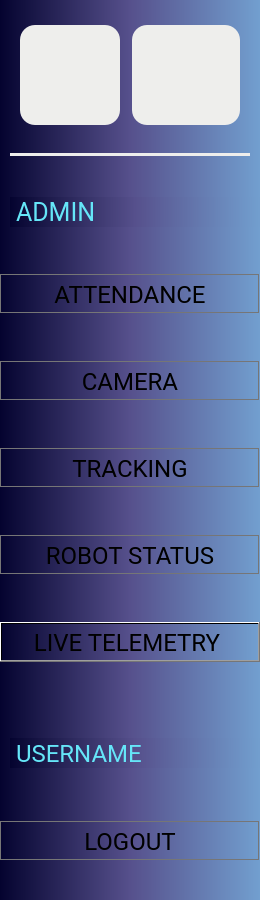
      <widget class="QWidget" name="Dashboard_main">
       <property name="sizePolicy">
        <sizepolicy hsizetype="Preferred" vsizetype="Preferred">
         <horstretch>0</horstretch>
         <verstretch>0</verstretch>
        </sizepolicy>
       </property>
       <property name="minimumSize">
        <size>
         <width>240</width>
         <height>900</height>
        </size>
       </property>
       <property name="maximumSize">
        <size>
         <width>350</width>
         <height>1080</height>
        </size>
       </property>
       <property name="font">
        <font>
         <family>Roboto</family>
        </font>
       </property>
       <property name="styleSheet">
        <string notr="true">QWidget {
background-color: qlineargradient(spread: pad, x1:0, y1:0, x2:1, y2:0, stop:0 rgb(4, 3, 47), stop:0.5 rgb(86, 80, 140), stop:1 rgb(114, 159, 207))
}</string>
       </property>
       <layout class="QVBoxLayout" name="verticalLayout" stretch="0,1">
        <property name="spacing">
         <number>0</number>
        </property>
        <property name="leftMargin">
         <number>0</number>
        </property>
        <property name="topMargin">
         <number>0</number>
        </property>
        <property name="rightMargin">
         <number>0</number>
        </property>
        <property name="bottomMargin">
         <number>0</number>
        </property>
        <item>
         <widget class="QFrame" name="Main_Logo">
          <property name="sizePolicy">
           <sizepolicy hsizetype="Preferred" vsizetype="Preferred">
            <horstretch>0</horstretch>
            <verstretch>0</verstretch>
           </sizepolicy>
          </property>
          <property name="minimumSize">
           <size>
            <width>260</width>
            <height>100</height>
           </size>
          </property>
          <property name="maximumSize">
           <size>
            <width>16777215</width>
            <height>300</height>
           </size>
          </property>
          <property name="styleSheet">
           <string notr="true"/>
          </property>
          <property name="frameShape">
           <enum>QFrame::NoFrame</enum>
          </property>
          <property name="frameShadow">
           <enum>QFrame::Plain</enum>
          </property>
          <property name="lineWidth">
           <number>0</number>
          </property>
          <layout class="QGridLayout" name="gridLayout_5" columnstretch="0,0,0">
           <property name="sizeConstraint">
            <enum>QLayout::SetDefaultConstraint</enum>
           </property>
           <property name="leftMargin">
            <number>20</number>
           </property>
           <property name="topMargin">
            <number>25</number>
           </property>
           <property name="rightMargin">
            <number>20</number>
           </property>
           <property name="bottomMargin">
            <number>20</number>
           </property>
           <property name="horizontalSpacing">
            <number>12</number>
           </property>
           <property name="verticalSpacing">
            <number>0</number>
           </property>
           <item row="0" column="1">
            <widget class="QLabel" name="Logo_BK_2">
             <property name="sizePolicy">
              <sizepolicy hsizetype="Preferred" vsizetype="Preferred">
               <horstretch>0</horstretch>
               <verstretch>0</verstretch>
              </sizepolicy>
             </property>
             <property name="minimumSize">
              <size>
               <width>100</width>
               <height>100</height>
              </size>
             </property>
             <property name="maximumSize">
              <size>
               <width>150</width>
               <height>150</height>
              </size>
             </property>
             <property name="styleSheet">
              <string notr="true">background-color: rgb(238, 238, 236);
border-radius:  15px;</string>
             </property>
             <property name="text">
              <string/>
             </property>
             <property name="pixmap">
              <pixmap resource="resources/resources.qrc">:/logos/Logos/Logo BK.png</pixmap>
             </property>
             <property name="scaledContents">
              <bool>true</bool>
             </property>
             <property name="alignment">
              <set>Qt::AlignCenter</set>
             </property>
            </widget>
           </item>
           <item row="0" column="2">
            <widget class="QLabel" name="Logo_fab_2">
             <property name="sizePolicy">
              <sizepolicy hsizetype="Expanding" vsizetype="Minimum">
               <horstretch>0</horstretch>
               <verstretch>0</verstretch>
              </sizepolicy>
             </property>
             <property name="minimumSize">
              <size>
               <width>100</width>
               <height>100</height>
              </size>
             </property>
             <property name="maximumSize">
              <size>
               <width>150</width>
               <height>150</height>
              </size>
             </property>
             <property name="font">
              <font>
               <family>Roboto</family>
               <weight>75</weight>
               <bold>true</bold>
              </font>
             </property>
             <property name="styleSheet">
              <string notr="true">background-color: rgb(238, 238, 236);
border-radius:  15px;</string>
             </property>
             <property name="text">
              <string/>
             </property>
             <property name="pixmap">
              <pixmap resource="resources/resources.qrc">:/logos/Logos/Fablab Logo-aftercut.png</pixmap>
             </property>
             <property name="scaledContents">
              <bool>true</bool>
             </property>
             <property name="alignment">
              <set>Qt::AlignCenter</set>
             </property>
            </widget>
           </item>
          </layout>
         </widget>
        </item>
        <item>
         <widget class="QFrame" name="Main_btn">
          <property name="sizePolicy">
           <sizepolicy hsizetype="Preferred" vsizetype="Preferred">
            <horstretch>0</horstretch>
            <verstretch>0</verstretch>
           </sizepolicy>
          </property>
          <property name="minimumSize">
           <size>
            <width>260</width>
            <height>750</height>
           </size>
          </property>
          <property name="maximumSize">
           <size>
            <width>16777215</width>
            <height>780</height>
           </size>
          </property>
          <property name="font">
           <font>
            <family>Roboto</family>
           </font>
          </property>
          <property name="styleSheet">
           <string notr="true"/>
          </property>
          <property name="frameShape">
           <enum>QFrame::NoFrame</enum>
          </property>
          <property name="frameShadow">
           <enum>QFrame::Raised</enum>
          </property>
          <property name="lineWidth">
           <number>0</number>
          </property>
          <layout class="QVBoxLayout" name="verticalLayout_6" stretch="0,0,0">
           <property name="spacing">
            <number>0</number>
           </property>
           <property name="leftMargin">
            <number>0</number>
           </property>
           <property name="topMargin">
            <number>0</number>
           </property>
           <property name="rightMargin">
            <number>0</number>
           </property>
           <property name="bottomMargin">
            <number>0</number>
           </property>
           <item>
            <widget class="QFrame" name="Main_line">
             <property name="minimumSize">
              <size>
               <width>260</width>
               <height>20</height>
              </size>
             </property>
             <property name="maximumSize">
              <size>
               <width>16777215</width>
               <height>20</height>
              </size>
             </property>
             <property name="contextMenuPolicy">
              <enum>Qt::NoContextMenu</enum>
             </property>
             <property name="frameShape">
              <enum>QFrame::NoFrame</enum>
             </property>
             <property name="frameShadow">
              <enum>QFrame::Raised</enum>
             </property>
             <property name="lineWidth">
              <number>0</number>
             </property>
             <layout class="QHBoxLayout" name="horizontalLayout_2">
              <property name="spacing">
               <number>0</number>
              </property>
              <property name="leftMargin">
               <number>10</number>
              </property>
              <property name="topMargin">
               <number>0</number>
              </property>
              <property name="rightMargin">
               <number>10</number>
              </property>
              <property name="bottomMargin">
               <number>0</number>
              </property>
              <item>
               <widget class="QFrame" name="Line_3">
                <property name="sizePolicy">
                 <sizepolicy hsizetype="Preferred" vsizetype="Preferred">
                  <horstretch>0</horstretch>
                  <verstretch>0</verstretch>
                 </sizepolicy>
                </property>
                <property name="maximumSize">
                 <size>
                  <width>16777215</width>
                  <height>3</height>
                 </size>
                </property>
                <property name="sizeIncrement">
                 <size>
                  <width>0</width>
                  <height>0</height>
                 </size>
                </property>
                <property name="layoutDirection">
                 <enum>Qt::LeftToRight</enum>
                </property>
                <property name="styleSheet">
                 <string notr="true">background-color: rgb(238, 238, 236);</string>
                </property>
                <property name="frameShape">
                 <enum>QFrame::NoFrame</enum>
                </property>
                <property name="frameShadow">
                 <enum>QFrame::Raised</enum>
                </property>
                <property name="lineWidth">
                 <number>3</number>
                </property>
               </widget>
              </item>
             </layout>
            </widget>
           </item>
           <item>
            <widget class="QFrame" name="Main__frame_admin">
             <property name="maximumSize">
              <size>
               <width>16777215</width>
               <height>600</height>
              </size>
             </property>
             <property name="frameShape">
              <enum>QFrame::NoFrame</enum>
             </property>
             <property name="frameShadow">
              <enum>QFrame::Raised</enum>
             </property>
             <layout class="QVBoxLayout" name="verticalLayout_8">
              <property name="spacing">
               <number>15</number>
              </property>
              <property name="leftMargin">
               <number>0</number>
              </property>
              <property name="topMargin">
               <number>0</number>
              </property>
              <property name="rightMargin">
               <number>0</number>
              </property>
              <property name="bottomMargin">
               <number>0</number>
              </property>
              <item>
               <widget class="QLabel" name="Label_admin">
                <property name="minimumSize">
                 <size>
                  <width>0</width>
                  <height>20</height>
                 </size>
                </property>
                <property name="maximumSize">
                 <size>
                  <width>16777215</width>
                  <height>30</height>
                 </size>
                </property>
                <property name="font">
                 <font>
                  <family>Roboto</family>
                  <pointsize>19</pointsize>
                 </font>
                </property>
                <property name="styleSheet">
                 <string notr="true">color: rgb(101, 230, 248);
margin-left: 10px;
</string>
                </property>
                <property name="text">
                 <string>ADMIN</string>
                </property>
                <property name="alignment">
                 <set>Qt::AlignLeading|Qt::AlignLeft|Qt::AlignVCenter</set>
                </property>
                <property name="margin">
                 <number>0</number>
                </property>
               </widget>
              </item>
              <item>
               <widget class="QPushButton" name="Main_btn_attendance">
                <property name="minimumSize">
                 <size>
                  <width>0</width>
                  <height>40</height>
                 </size>
                </property>
                <property name="font">
                 <font>
                  <family>Roboto</family>
                  <pointsize>18</pointsize>
                  <kerning>true</kerning>
                 </font>
                </property>
                <property name="focusPolicy">
                 <enum>Qt::NoFocus</enum>
                </property>
                <property name="text">
                 <string>ATTENDANCE</string>
                </property>
                <property name="default">
                 <bool>true</bool>
                </property>
                <property name="flat">
                 <bool>true</bool>
                </property>
               </widget>
              </item>
              <item>
               <widget class="QPushButton" name="Main_btn_camera">
                <property name="minimumSize">
                 <size>
                  <width>0</width>
                  <height>40</height>
                 </size>
                </property>
                <property name="font">
                 <font>
                  <family>Roboto</family>
                  <pointsize>18</pointsize>
                 </font>
                </property>
                <property name="focusPolicy">
                 <enum>Qt::NoFocus</enum>
                </property>
                <property name="text">
                 <string>CAMERA</string>
                </property>
                <property name="default">
                 <bool>true</bool>
                </property>
                <property name="flat">
                 <bool>true</bool>
                </property>
               </widget>
              </item>
              <item>
               <widget class="QPushButton" name="Main_btn_tracking">
                <property name="minimumSize">
                 <size>
                  <width>0</width>
                  <height>40</height>
                 </size>
                </property>
                <property name="font">
                 <font>
                  <family>Roboto</family>
                  <pointsize>18</pointsize>
                 </font>
                </property>
                <property name="focusPolicy">
                 <enum>Qt::NoFocus</enum>
                </property>
                <property name="text">
                 <string>TRACKING</string>
                </property>
                <property name="default">
                 <bool>true</bool>
                </property>
                <property name="flat">
                 <bool>true</bool>
                </property>
               </widget>
              </item>
              <item>
               <widget class="QPushButton" name="Main_btn_robotstatus">
                <property name="minimumSize">
                 <size>
                  <width>0</width>
                  <height>40</height>
                 </size>
                </property>
                <property name="font">
                 <font>
                  <family>Roboto</family>
                  <pointsize>18</pointsize>
                 </font>
                </property>
                <property name="focusPolicy">
                 <enum>Qt::NoFocus</enum>
                </property>
                <property name="text">
                 <string>ROBOT STATUS</string>
                </property>
                <property name="default">
                 <bool>true</bool>
                </property>
                <property name="flat">
                 <bool>true</bool>
                </property>
               </widget>
              </item>
              <item>
               <widget class="QPushButton" name="Main_btn_data">
                <property name="minimumSize">
                 <size>
                  <width>0</width>
                  <height>40</height>
                 </size>
                </property>
                <property name="font">
                 <font>
                  <family>Roboto</family>
                  <pointsize>18</pointsize>
                 </font>
                </property>
                <property name="text">
                 <string>LIVE TELEMETRY </string>
                </property>
               </widget>
              </item>
             </layout>
            </widget>
           </item>
           <item>
            <widget class="QFrame" name="Main_frame_admin">
             <property name="maximumSize">
              <size>
               <width>16777215</width>
               <height>200</height>
              </size>
             </property>
             <property name="frameShape">
              <enum>QFrame::NoFrame</enum>
             </property>
             <property name="frameShadow">
              <enum>QFrame::Raised</enum>
             </property>
             <layout class="QVBoxLayout" name="verticalLayout_9">
              <property name="spacing">
               <number>15</number>
              </property>
              <property name="leftMargin">
               <number>0</number>
              </property>
              <property name="topMargin">
               <number>0</number>
              </property>
              <property name="rightMargin">
               <number>0</number>
              </property>
              <property name="bottomMargin">
               <number>0</number>
              </property>
              <item>
               <widget class="QLabel" name="Account_username">
                <property name="minimumSize">
                 <size>
                  <width>0</width>
                  <height>20</height>
                 </size>
                </property>
                <property name="maximumSize">
                 <size>
                  <width>16777215</width>
                  <height>30</height>
                 </size>
                </property>
                <property name="font">
                 <font>
                  <family>Roboto</family>
                  <pointsize>18</pointsize>
                 </font>
                </property>
                <property name="styleSheet">
                 <string notr="true">color: rgb(101, 230, 248);
margin-left: 10px;
</string>
                </property>
                <property name="text">
                 <string>USERNAME</string>
                </property>
                <property name="alignment">
                 <set>Qt::AlignLeading|Qt::AlignLeft|Qt::AlignVCenter</set>
                </property>
                <property name="margin">
                 <number>0</number>
                </property>
               </widget>
              </item>
              <item>
               <widget class="QPushButton" name="Account__btnlogout">
                <property name="minimumSize">
                 <size>
                  <width>0</width>
                  <height>40</height>
                 </size>
                </property>
                <property name="font">
                 <font>
                  <family>Roboto</family>
                  <pointsize>18</pointsize>
                 </font>
                </property>
                <property name="focusPolicy">
                 <enum>Qt::NoFocus</enum>
                </property>
                <property name="text">
                 <string>LOGOUT</string>
                </property>
                <property name="default">
                 <bool>true</bool>
                </property>
                <property name="flat">
                 <bool>true</bool>
                </property>
               </widget>
              </item>
             </layout>
            </widget>
           </item>
          </layout>
         </widget>
        </item>
       </layout>
      </widget>
